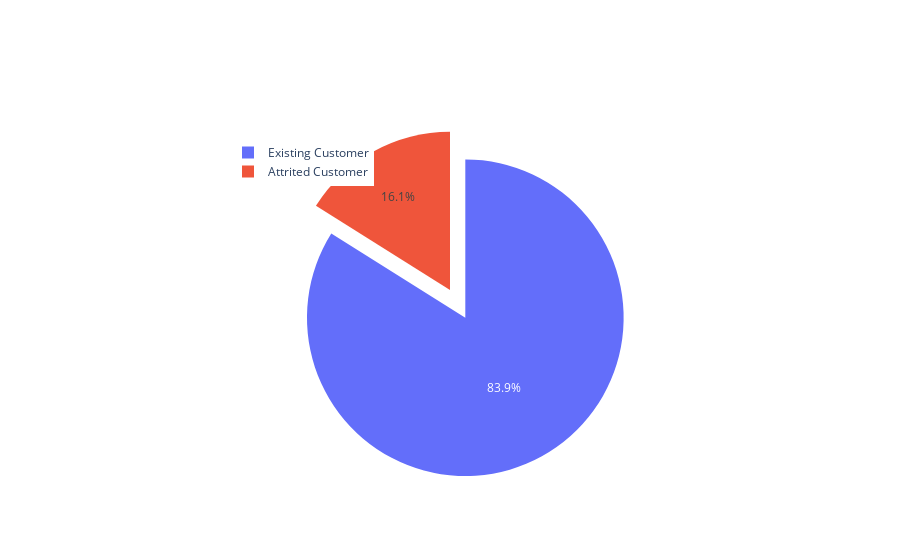

This figure's notebook cell:
### Code cell
# A pie plot to better represent the data

labels = aggregate_data.Attrition_Flag
values = aggregate_data.CLIENTNUM

fig = go.Figure(data=[go.Pie(labels=labels, values=values, pull=[0, 0.2])])
fig.update_layout(legend=dict(
    yanchor="top",
    y=0.90,
    xanchor="left",
    x=0.20
))

### Figure 1 — Plotly figure (JSON) as saved in the notebook; plotly's stock layout.template omitted (floating-point values rounded to 4 significant figures)
{"data": [{"labels": ["Attrited Customer", "Existing Customer"], "pull": [0, 0.2], "type": "pie", "values": [1627, 8500]}], "layout": {"legend": {"x": 0.2, "xanchor": "left", "y": 0.9, "yanchor": "top"}}}
